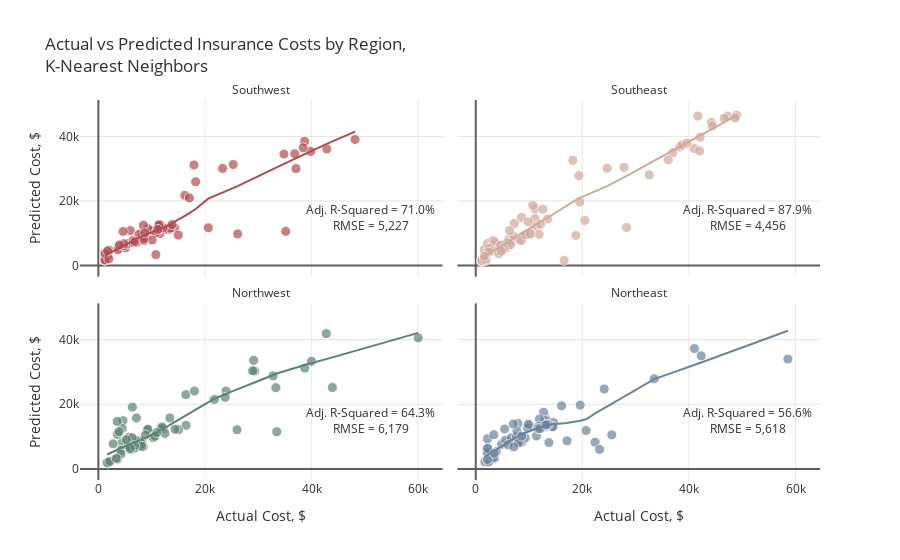

The code cell stored with this chart in its notebook:
### Markdown cell above
# <div style="color:white;display:fill;border-radius:5px;background-color:#84A3C3;overflow:hidden"><p style="padding:20px;color:white;overflow:hidden;font-size:100%;margin:0"><b>6 |</b> K-Nearest Neighbors</p></div>

### Code cell
actuals=[]
preds=[]
rmses=[]
r2_scores=[]
adj_r2_scores=[]

for i in regions:
    
    # Filter data by region
    ins_df = ins[ins.region==i]
    X=ins_df.drop(['charges', 'region'], axis=1)
    y=ins_df.charges
    
    # Add polynomial features
    pf = PolynomialFeatures(degree=2, include_bias=False)
    X_pf = pd.DataFrame(data=pf.fit_transform(X), columns=pf.get_feature_names(X.columns))
    
    # Create training and test sets
    X_train, X_test, y_train, y_test = train_test_split(X_pf, y, test_size=0.2, random_state=1)
    X_train = pd.DataFrame(X_train, columns = X_pf.columns)
    X_test = pd.DataFrame(X_test, columns = X_pf.columns)
    actuals.append(pd.Series(y_test, name='actuals').reset_index())
    print("\nRegion: {}\n".format(i))
    print("Train Shape:{} {}  Test Shape:{} {}".format(X_train.shape, y_train.shape, X_test.shape, y_test.shape))
    
    # Scale features
    X_train = pd.DataFrame(data=s.fit_transform(X_train), columns=X_pf.columns)
    X_test = pd.DataFrame(data=s.transform(X_test), columns=X_pf.columns)
    
    # KNN
    grid = {'n_neighbors': range(2, 20),
            'weights': ['uniform', 'distance'],
            'algorithm': ['auto', 'ball_tree', 'kd_tree', 'brute'],
            'leaf_size': [int(x) for x in np.linspace(10, 50, num = 5)],
            'p': [1, 2]}
    knn=KNeighborsRegressor()
    knn_cv=RandomizedSearchCV(estimator=knn, param_distributions=grid, scoring='neg_mean_squared_error', 
                              n_iter=100, cv=3, random_state=21, n_jobs=-1)
    knn_cv.fit(X_train, y_train)
    y_pred=knn_cv.predict(X_test)
    preds.append(pd.Series(y_pred, name='preds').reset_index(drop=True))
    rmse=np.sqrt(mean_squared_error(y_test, y_pred)).round(2)
    r2=r2_score(y_test, y_pred)
    adj_r2 = 1 - (1-r2)*(len(y_test)-1)/(len(y_test)-X_test.shape[1]-1)
    rmses.append(rmse)
    r2_scores.append(r2)
    adj_r2_scores.append(adj_r2)
    
    print("Test Error (RMSE) = {:,}".format(rmse))
    print("R-Squared = {:.2f}%, Adjusted R-Squared = {:.2f}%".format(r2*100, adj_r2*100))
    if i != 'Northeast':
        print("__________________________")

    
# Plot results
for i in range(0,4):
    actuals[i].loc[:,'index']=regions[i]
actual = pd.concat([actuals[i] for i in range(4)], axis = 0)
pred = pd.concat([preds[i] for i in range(4)], axis = 0)
df = pd.concat([actual, pred], axis=1).reset_index(drop=True)

fig = px.scatter(df, x="actuals", y="preds", color="index", trendline="lowess", height=700,
                 title="Actual vs Predicted Insurance Costs by Region,<br>K-Nearest Neighbors",
                 color_discrete_sequence=col, opacity=0.7, facet_col='index', facet_col_wrap=2)

fig.for_each_annotation(lambda a: a.update(text=a.text.split("=")[-1]))
fig.add_annotation(text="Adj. R-Squared = {:.1f}%<br>RMSE = {:,.0f}".format(adj_r2_scores[0]*100,rmses[0]),
                   x=51e3,y=15e3, row=2,col=1, showarrow=False)
fig.add_annotation(text="Adj. R-Squared = {:.1f}%<br>RMSE = {:,.0f}".format(adj_r2_scores[1]*100,rmses[1]),
                   x=51e3,y=15e3, row=2,col=2, showarrow=False)
fig.add_annotation(text="Adj. R-Squared = {:.1f}%<br>RMSE = {:,.0f}".format(adj_r2_scores[2]*100,rmses[2]),
                   x=51e3,y=15e3, row=1,col=1, showarrow=False)
fig.add_annotation(text="Adj. R-Squared = {:.1f}%<br>RMSE = {:,.0f}".format(adj_r2_scores[3]*100,rmses[3]),
                   x=51e3,y=15e3, row=1,col=2, showarrow=False)

fig.update_traces(hovertemplate="Actual Cost: %{x:$,.2f}<br>Predicted Cost: %{y:$,.2f}",
                  marker=dict(size=10,line=dict(width=1,color="#F7F7F7")),
                  selector=dict(mode="markers"), showlegend=False)
fig.update_xaxes(title="Actual Cost, $", row=1)
fig.update_xaxes(showgrid=True, gridwidth=1, gridcolor='#EAEAEA',
                 zeroline=True, zerolinewidth=2, zerolinecolor='#5E5E5E')
fig.update_yaxes(title="Predicted Cost, $", col=1)
fig.update_yaxes(showgrid=True, gridwidth=1, gridcolor='#E3E3E3',
                 zeroline=True, zerolinewidth=2, zerolinecolor='#5E5E5E')
fig.update_layout(font_color="#303030", paper_bgcolor="white", plot_bgcolor="white")
fig.show()

### Figure 1 — Plotly figure (JSON) as saved in the notebook; plotly's stock layout.template omitted (floating-point values rounded to 4 significant figures)
{"data": [{"hovertemplate": "Actual Cost: %{x:$,.2f}<br>Predicted Cost: %{y:$,.2f}", "legendgroup": "Southwest", "marker": {"color": "#B14B51", "opacity": 0.7, "symbol": "circle", "line": {"color": "#F7F7F7", "width": 1}, "size": 10}, "mode": "markers", "name": "Southwest", "orientation": "v", "showlegend": false, "x": [3761.0, 11670.0, 6312.0, 14320.0, 11550.0, 5080.0, 8269.0, 3693.0, 36840.0, 13220.0, 23310.0, 35160.0, 12350.0, 10070.0, 5488.0, 38711, 7197.0, 6572.0, 5980.0, 34830.0, 6600.0, 39840.0, 1256.0, 1242.0, 4762.0, 9265.0, 13470.0, 1759.0, 1242.0, 48170.0, 16230.0, 25310.0, 10790.0, 4751.0, 8557.0, 42860.0, 8278.0, 11580.0, 7624.0, 12150.0, 20630.0, 4647.0, 26140.0, 2008.0, 8444.0, 17080.0, 13820.0, 8825.0, 37080.0, 10100.0, 11410.0, 14990.0, 11360.0, 6876.0, 10800.0, 18260.0, 1262.0, 17940.0, 11150.0, 38420.0, 8522.0, 8703.0, 3988.0, 1965.0, 1743.0], "xaxis": "x3", "y": [5762.0, 12600.0, 7359.0, 11660.0, 9911.0, 5490.0, 10080.0, 4885.0, 34650.0, 11180.0, 30080.0, 10610.0, 11210.0, 10890.0, 6789.0, 38510.0, 7211.0, 7116.0, 10830.0, 34510.0, 7867.0, 35350.0, 3594.0, 1611.0, 6160.0, 11470.0, 11600.0, 3121.0, 1777.0, 39030.0, 21740.0, 31300.0, 10230.0, 6768.0, 7683.0, 36110.0, 8986.0, 11490.0, 9682.0, 11660.0, 11700.0, 10580.0, 9801.0, 4784.0, 12450.0, 20930.0, 12700.0, 8642.0, 30020.0, 7938.0, 12530.0, 9433.0, 12580.0, 7426.0, 3388.0, 25960.0, 3783.0, 31150.0, 11180.0, 36460.0, 8151.0, 10150.0, 6363.0, 2117.0, 4526.0], "yaxis": "y3", "type": "scatter"}, {"hovertemplate": "<b>LOWESS trendline</b><br><br>index=Southwest<br>actuals=%{x}<br>preds=%{y} <b>(trend)</b><extra></extra>", "legendgroup": "Southwest", "marker": {"color": "#B14B51", "symbol": "circle"}, "mode": "lines", "name": "Southwest", "showlegend": false, "x": [1242.0, 1242.0, 1256.0, 1262.0, 1743.0, 1759.0, 1965.0, 2008.0, 3693.0, 3761.0, 3988.0, 4647.0, 4751.0, 4762.0, 5080.0, 5488.0, 5980.0, 6312.0, 6572.0, 6600.0, 6876.0, 7197.0, 7624.0, 8269.0, 8278.0, 8444.0, 8522.0, 8557.0, 8703.0, 8825.0, 9265.0, 10070.0, 10100.0, 10790.0, 10800.0, 11150.0, 11360.0, 11410.0, 11550.0, 11580.0, 11670.0, 12150.0, 12350.0, 13220.0, 13470.0, 13820.0, 14320.0, 14990.0, 16230.0, 17080.0, 17940.0, 18260.0, 20630.0, 23310.0, 25310.0, 26140.0, 34830.0, 35160.0, 36840.0, 37080.0, 38420.0, 38711, 39840.0, 42860.0, 48170.0], "xaxis": "x3", "y": [3100.0, 3101.0, 3114.0, 3119.0, 3556.0, 3570.0, 3756.0, 3795.0, 5303.0, 5363.0, 5564.0, 6149.0, 6242.0, 6252.0, 6535.0, 6901.0, 7346.0, 7649.0, 7878.0, 7903.0, 8117.0, 8347.0, 8649.0, 9099.0, 9105.0, 9214.0, 9265.0, 9287.0, 9380.0, 9456.0, 9731.0, 10220.0, 10240.0, 10680.0, 10680.0, 10920.0, 11080.0, 11110.0, 11220.0, 11240.0, 11320.0, 11710.0, 11870.0, 12630.0, 12840.0, 13150.0, 13590.0, 14190.0, 15380.0, 16250.0, 17170.0, 17530.0, 20710.0, 22690.0, 23940.0, 24590.0, 31490.0, 31750.0, 33060.0, 33250.0, 34280.0, 34510.0, 35380.0, 37660.0, 41490.0], "yaxis": "y3", "type": "scatter"}, {"hovertemplate": "Actual Cost: %{x:$,.2f}<br>Predicted Cost: %{y:$,.2f}", "legendgroup": "Southeast", "marker": {"color": "#D0A99C", "opacity": 0.7, "symbol": "circle", "line": {"color": "#F7F7F7", "width": 1}, "size": 10}, "mode": "markers", "name": "Southeast", "orientation": "v", "showlegend": false, "x": [44200.0, 6781.0, 5478.0, 32550.0, 1816.0, 11090.0, 11090.0, 13470.0, 47270.0, 10110.0, 38280.0, 19350.0, 1616.0, 40970.0, 1824.0, 7244.0, 36950.0, 42000.0, 6184.0, 20460.0, 7153.0, 2219.0, 8233.0, 4266.0, 19520.0, 27810.0, 16590.0, 5967.0, 4505.0, 3501.0, 4340.0, 5974.0, 3227.0, 11360.0, 12590.0, 6314.0, 5920.0, 12140.0, 3562.0, 4673.0, 46600.0, 2566.0, 41680.0, 8978.0, 48970.0, 24670.0, 8597.0, 38710.0, 1136.0, 18810.0, 1982.0, 1132.0, 6500.0, 1147.0, 8548.0, 39610.0, 11880.0, 48680.0, 44400.0, 18220.0, 28290.0, 9855.0, 10700.0, 5245.0, 1665.0, 2465.0, 9378.0, 10230.0, 36120.0, 4780.0, 6338.0, 42110.0, 1634.0], "xaxis": "x4", "y": [44260.0, 7495.0, 5135.0, 28080.0, 2209.0, 17580.0, 14550.0, 14410.0, 46260.0, 10100.0, 36700.0, 27840.0, 4916.0, 36250.0, 1667.0, 13040.0, 34950.0, 35520.0, 8190.0, 13960.0, 8983.0, 6847.0, 7929.0, 5373.0, 19700.0, 30410.0, 1581.0, 5585.0, 5940.0, 4559.0, 3676.0, 6017.0, 7788.0, 12190.0, 17440.0, 6934.0, 7139.0, 12770.0, 7359.0, 6342.0, 45630.0, 5313.0, 46270.0, 9332.0, 46590.0, 30120.0, 14890.0, 37330.0, 1229.0, 9314.0, 1750.0, 1522.0, 6474.0, 1593.0, 7751.0, 37880.0, 9691.0, 45720.0, 43240.0, 32570.0, 11790.0, 13520.0, 18640.0, 5316.0, 1928.0, 4205.0, 9521.0, 9799.0, 32750.0, 4446.0, 10860.0, 39720.0, 2933.0], "yaxis": "y4", "type": "scatter"}, {"hovertemplate": "<b>LOWESS trendline</b><br><br>index=Southeast<br>actuals=%{x}<br>preds=%{y} <b>(trend)</b><extra></extra>", "legendgroup": "Southeast", "marker": {"color": "#D0A99C", "symbol": "circle"}, "mode": "lines", "name": "Southeast", "showlegend": false, "x": [1132.0, 1136.0, 1147.0, 1616.0, 1634.0, 1665.0, 1816.0, 1824.0, 1982.0, 2219.0, 2465.0, 2566.0, 3227.0, 3501.0, 3562.0, 4266.0, 4340.0, 4505.0, 4673.0, 4780.0, 5245.0, 5478.0, 5920.0, 5967.0, 5974.0, 6184.0, 6314.0, 6338.0, 6500.0, 6781.0, 7153.0, 7244.0, 8233.0, 8548.0, 8597.0, 8978.0, 9378.0, 9855.0, 10110.0, 10230.0, 10700.0, 11090.0, 11090.0, 11360.0, 11880.0, 12140.0, 12590.0, 13470.0, 16590.0, 18220.0, 18810.0, 19350.0, 19520.0, 20460.0, 24670.0, 27810.0, 28290.0, 32550.0, 36120.0, 36950.0, 38280.0, 38710.0, 39610.0, 40970.0, 41680.0, 42000.0, 42110.0, 44200.0, 44400.0, 46600.0, 47270.0, 48680.0, 48970.0], "xaxis": "x4", "y": [2300.0, 2305.0, 2315.0, 2781.0, 2799.0, 2830.0, 2980.0, 2988.0, 3144.0, 3380.0, 3624.0, 3726.0, 4385.0, 4659.0, 4720.0, 5429.0, 5504.0, 5670.0, 5840.0, 5947.0, 6416.0, 6651.0, 7093.0, 7139.0, 7147.0, 7355.0, 7483.0, 7507.0, 7666.0, 7940.0, 8297.0, 8385.0, 9455.0, 9795.0, 9848.0, 10260.0, 10690.0, 11200.0, 11480.0, 11610.0, 12120.0, 12540.0, 12540.0, 12830.0, 13330.0, 13580.0, 13990.0, 14810.0, 18110.0, 19900.0, 20420.0, 20850.0, 20970.0, 21670.0, 24580.0, 27320.0, 27750.0, 31600.0, 34800.0, 35540.0, 36740.0, 37120.0, 37940.0, 39160.0, 39800.0, 40090.0, 40190.0, 42090.0, 42270.0, 44280.0, 44900.0, 46190.0, 46470.0], "yaxis": "y4", "type": "scatter"}, {"hovertemplate": "Actual Cost: %{x:$,.2f}<br>Predicted Cost: %{y:$,.2f}", "legendgroup": "Northwest", "marker": {"color": "#5D8370", "opacity": 0.7, "symbol": "circle", "line": {"color": "#F7F7F7", "width": 1}, "size": 10}, "mode": "markers", "name": "Northwest", "orientation": "v", "showlegend": false, "x": [9174.0, 4433.0, 21770.0, 7732.0, 33470.0, 4618.0, 3594.0, 12240.0, 6204.0, 11840.0, 4467.0, 8163.0, 6394.0, 1906.0, 23970.0, 2775.0, 3538.0, 32790.0, 6112.0, 9302.0, 11950.0, 6389.0, 23810.0, 10260.0, 4244.0, 16460.0, 8413.0, 26020.0, 60020.0, 3580.0, 12480.0, 5856.0, 7154.0, 1636.0, 6987.0, 43920.0, 15020.0, 29330.0, 5630.0, 8827.0, 8060.0, 5729.0, 14380.0, 29140.0, 38750.0, 3877.0, 42760.0, 6374.0, 28950.0, 16420.0, 10600.0, 18030.0, 39980.0, 6941.0, 4240.0, 6361.0, 8116.0, 6797.0, 2137.0, 33310.0, 13420.0, 10980.0, 3353.0, 5261.0, 5990.0], "xaxis": "x", "y": [12050.0, 8064.0, 21470.0, 8717.0, 11510.0, 14930.0, 3028.0, 12420.0, 6543.0, 12460.0, 12510.0, 8636.0, 5999.0, 1853.0, 24090.0, 7758.0, 14700.0, 28780.0, 6897.0, 12280.0, 12990.0, 6279.0, 22140.0, 9695.0, 5790.0, 13500.0, 6946.0, 12110.0, 40570.0, 10690.0, 10990.0, 6080.0, 15750.0, 1899.0, 8816.0, 25190.0, 12130.0, 30290.0, 6993.0, 10460.0, 7766.0, 9830.0, 12280.0, 33600.0, 31200.0, 11530.0, 41880.0, 19120.0, 30370.0, 22990.0, 10060.0, 24090.0, 33320.0, 6581.0, 4638.0, 9642.0, 6992.0, 7216.0, 2313.0, 25160.0, 15760.0, 11270.0, 3271.0, 9038.0, 6327.0], "yaxis": "y", "type": "scatter"}, {"hovertemplate": "<b>LOWESS trendline</b><br><br>index=Northwest<br>actuals=%{x}<br>preds=%{y} <b>(trend)</b><extra></extra>", "legendgroup": "Northwest", "marker": {"color": "#5D8370", "symbol": "circle"}, "mode": "lines", "name": "Northwest", "showlegend": false, "x": [1636.0, 1906.0, 2137.0, 2775.0, 3353.0, 3538.0, 3580.0, 3594.0, 3877.0, 4240.0, 4244.0, 4433.0, 4467.0, 4618.0, 5261.0, 5630.0, 5729.0, 5856.0, 5990.0, 6112.0, 6204.0, 6361.0, 6374.0, 6389.0, 6394.0, 6797.0, 6941.0, 6987.0, 7154.0, 7732.0, 8060.0, 8116.0, 8163.0, 8413.0, 8827.0, 9174.0, 9302.0, 10260.0, 10600.0, 10980.0, 11840.0, 11950.0, 12240.0, 12480.0, 13420.0, 14380.0, 15020.0, 16420.0, 16460.0, 18030.0, 21770.0, 23810.0, 23970.0, 26020.0, 28950.0, 29140.0, 29330.0, 32790.0, 33310.0, 33470.0, 38750.0, 39980.0, 42760.0, 43920.0, 60020.0], "xaxis": "x", "y": [4463.0, 4679.0, 4860.0, 5352.0, 5790.0, 5929.0, 5961.0, 5971.0, 6185.0, 6461.0, 6464.0, 6609.0, 6634.0, 6751.0, 7246.0, 7528.0, 7602.0, 7695.0, 7791.0, 7877.0, 7939.0, 8040.0, 8048.0, 8058.0, 8061.0, 8279.0, 8345.0, 8372.0, 8459.0, 8835.0, 9067.0, 9110.0, 9145.0, 9313.0, 9620.0, 9875.0, 9982.0, 10710.0, 10960.0, 11250.0, 12060.0, 12170.0, 12470.0, 12730.0, 13720.0, 14720.0, 15330.0, 16590.0, 16620.0, 18130.0, 21740.0, 23210.0, 23320.0, 24600.0, 26500.0, 26630.0, 26750.0, 29090.0, 29440.0, 29550.0, 32180.0, 32720.0, 33980.0, 34520.0, 42110.0], "yaxis": "y", "type": "scatter"}, {"hovertemplate": "Actual Cost: %{x:$,.2f}<br>Predicted Cost: %{y:$,.2f}", "legendgroup": "Northeast", "marker": {"color": "#6C839B", "opacity": 0.7, "symbol": "circle", "line": {"color": "#F7F7F7", "width": 1}, "size": 10}, "mode": "markers", "name": "Northeast", "orientation": "v", "showlegend": false, "x": [58570.0, 41030.0, 13130.0, 17130.0, 13220.0, 42300.0, 8628.0, 11510.0, 13230.0, 12730.0, 3559.0, 14590.0, 13020.0, 6113.0, 4847.0, 14450.0, 9282.0, 5595.0, 2204.0, 6641.0, 12320.0, 7935.0, 3858.0, 1712.0, 2727.0, 7639.0, 3044.0, 25520.0, 11940.0, 3393.0, 14450.0, 33480.0, 20710.0, 8334.0, 2218.0, 11880.0, 11390.0, 10070.0, 2396.0, 7730.0, 2211.0, 3385.0, 24110.0, 2206.0, 9723.0, 13620.0, 11660.0, 6067.0, 19590.0, 2217.0, 22400.0, 12030.0, 9866.0, 16120.0, 7050.0, 5429.0, 13430.0, 2196.0, 7986.0, 13730.0, 3482.0, 13140.0, 23240.0, 7134.0, 8606.0], "xaxis": "x2", "y": [33990.0, 37250.0, 13090.0, 8680.0, 15310.0, 35000.0, 8278.0, 12870.0, 14090.0, 17500.0, 3363.0, 14330.0, 14980.0, 8401.0, 7624.0, 13090.0, 9540.0, 8897.0, 9298.0, 9624.0, 12730.0, 14040.0, 5302.0, 2170.0, 2581.0, 9980.0, 3152.0, 10520.0, 15450.0, 10570.0, 13080.0, 27880.0, 11880.0, 8469.0, 6371.0, 13190.0, 10170.0, 13450.0, 2167.0, 11650.0, 4509.0, 3431.0, 24730.0, 5222.0, 12630.0, 13620.0, 12470.0, 7512.0, 19740.0, 6327.0, 8230.0, 12470.0, 13800.0, 19540.0, 13890.0, 12340.0, 13770.0, 2915.0, 8002.0, 8155.0, 4831.0, 13570.0, 6051.0, 6816.0, 10140.0], "yaxis": "y2", "type": "scatter"}, {"hovertemplate": "<b>LOWESS trendline</b><br><br>index=Northeast<br>actuals=%{x}<br>preds=%{y} <b>(trend)</b><extra></extra>", "legendgroup": "Northeast", "marker": {"color": "#6C839B", "symbol": "circle"}, "mode": "lines", "name": "Northeast", "showlegend": false, "x": [1712.0, 2196.0, 2204.0, 2206.0, 2211.0, 2217.0, 2218.0, 2396.0, 2727.0, 3044.0, 3385.0, 3393.0, 3482.0, 3559.0, 3858.0, 4847.0, 5429.0, 5595.0, 6067.0, 6113.0, 6641.0, 7050.0, 7134.0, 7639.0, 7730.0, 7935.0, 7986.0, 8334.0, 8606.0, 8628.0, 9282.0, 9723.0, 9866.0, 10070.0, 11390.0, 11510.0, 11660.0, 11880.0, 11940.0, 12030.0, 12320.0, 12730.0, 13020.0, 13130.0, 13140.0, 13220.0, 13230.0, 13430.0, 13620.0, 13730.0, 14450.0, 14450.0, 14590.0, 16120.0, 17130.0, 19590.0, 20710.0, 22400.0, 23240.0, 24110.0, 25520.0, 33480.0, 41030.0, 42300.0, 58570.0], "xaxis": "x2", "y": [3815.0, 4323.0, 4331.0, 4333.0, 4338.0, 4345.0, 4345.0, 4532.0, 4878.0, 5207.0, 5560.0, 5568.0, 5660.0, 5739.0, 6045.0, 7049.0, 7634.0, 7801.0, 8276.0, 8323.0, 8861.0, 9294.0, 9385.0, 9929.0, 10010.0, 10170.0, 10210.0, 10500.0, 10730.0, 10750.0, 11210.0, 11490.0, 11580.0, 11710.0, 12500.0, 12560.0, 12640.0, 12760.0, 12790.0, 12840.0, 13000.0, 13200.0, 13330.0, 13380.0, 13380.0, 13420.0, 13420.0, 13520.0, 13610.0, 13640.0, 13830.0, 13830.0, 13850.0, 13980.0, 14240.0, 14880.0, 15370.0, 17190.0, 18030.0, 18750.0, 20120.0, 27810.0, 32240.0, 32950.0, 42750.0], "yaxis": "y2", "type": "scatter"}], "layout": {"xaxis": {"anchor": "y", "domain": [0, 0.49], "title": {"text": "Actual Cost, $"}, "showgrid": true, "gridwidth": 1, "gridcolor": "#EAEAEA", "zeroline": true, "zerolinewidth": 2, "zerolinecolor": "#5E5E5E", "type": "linear", "range": [-4664.0, 74060.0], "autorange": true}, "yaxis": {"anchor": "x", "domain": [0, 0.465], "title": {"text": "Predicted Cost, $"}, "showgrid": true, "gridwidth": 1, "gridcolor": "#E3E3E3", "zeroline": true, "zerolinewidth": 2, "zerolinecolor": "#5E5E5E", "type": "linear", "range": [-2827.0, 50650.0], "autorange": true}, "xaxis2": {"anchor": "y2", "domain": [0.51, 1], "matches": "x", "title": {"text": "Actual Cost, $"}, "showgrid": true, "gridwidth": 1, "gridcolor": "#EAEAEA", "zeroline": true, "zerolinewidth": 2, "zerolinecolor": "#5E5E5E", "type": "linear", "range": [-4664.0, 74060.0], "autorange": true}, "yaxis2": {"anchor": "x2", "domain": [0, 0.465], "matches": "y", "showticklabels": false, "showgrid": true, "gridwidth": 1, "gridcolor": "#E3E3E3", "zeroline": true, "zerolinewidth": 2, "zerolinecolor": "#5E5E5E", "type": "linear", "range": [-2827.0, 50650.0], "autorange": true}, "xaxis3": {"anchor": "y3", "domain": [0, 0.49], "matches": "x", "showticklabels": false, "showgrid": true, "gridwidth": 1, "gridcolor": "#EAEAEA", "zeroline": true, "zerolinewidth": 2, "zerolinecolor": "#5E5E5E", "type": "linear", "range": [-4664.0, 74060.0], "autorange": true}, "yaxis3": {"anchor": "x3", "domain": [0.535, 1.0], "matches": "y", "title": {"text": "Predicted Cost, $"}, "showgrid": true, "gridwidth": 1, "gridcolor": "#E3E3E3", "zeroline": true, "zerolinewidth": 2, "zerolinecolor": "#5E5E5E", "type": "linear", "range": [-2827.0, 50650.0], "autorange": true}, "xaxis4": {"anchor": "y4", "domain": [0.51, 1], "matches": "x", "showticklabels": false, "showgrid": true, "gridwidth": 1, "gridcolor": "#EAEAEA", "zeroline": true, "zerolinewidth": 2, "zerolinecolor": "#5E5E5E", "type": "linear", "range": [-4664.0, 74060.0], "autorange": true}, "yaxis4": {"anchor": "x4", "domain": [0.535, 1.0], "matches": "y", "showticklabels": false, "showgrid": true, "gridwidth": 1, "gridcolor": "#E3E3E3", "zeroline": true, "zerolinewidth": 2, "zerolinecolor": "#5E5E5E", "type": "linear", "range": [-2827.0, 50650.0], "autorange": true}, "annotations": [{"showarrow": false, "text": "Northwest", "x": 0.245, "xanchor": "center", "xref": "paper", "y": 0.465, "yanchor": "bottom", "yref": "paper"}, {"showarrow": false, "text": "Northeast", "x": 0.755, "xanchor": "center", "xref": "paper", "y": 0.465, "yanchor": "bottom", "yref": "paper"}, {"showarrow": false, "text": "Southwest", "x": 0.245, "xanchor": "center", "xref": "paper", "y": 1.0, "yanchor": "bottom", "yref": "paper"}, {"showarrow": false, "text": "Southeast", "x": 0.755, "xanchor": "center", "xref": "paper", "y": 1.0, "yanchor": "bottom", "yref": "paper"}, {"showarrow": false, "text": "Adj. R-Squared = 71.0%<br>RMSE = 5,227", "x": 51000, "xref": "x3", "y": 15000, "yref": "y3"}, {"showarrow": false, "text": "Adj. R-Squared = 87.9%<br>RMSE = 4,456", "x": 51000, "xref": "x4", "y": 15000, "yref": "y4"}, {"showarrow": false, "text": "Adj. R-Squared = 64.3%<br>RMSE = 6,179", "x": 51000, "xref": "x", "y": 15000, "yref": "y"}, {"showarrow": false, "text": "Adj. R-Squared = 56.6%<br>RMSE = 5,618", "x": 51000, "xref": "x2", "y": 15000, "yref": "y2"}], "legend": {"title": {"text": "index"}, "tracegroupgap": 0}, "title": {"text": "Actual vs Predicted Insurance Costs by Region,<br>K-Nearest Neighbors"}, "font": {"color": "#303030"}, "paper_bgcolor": "white", "plot_bgcolor": "white", "autosize": true}}
